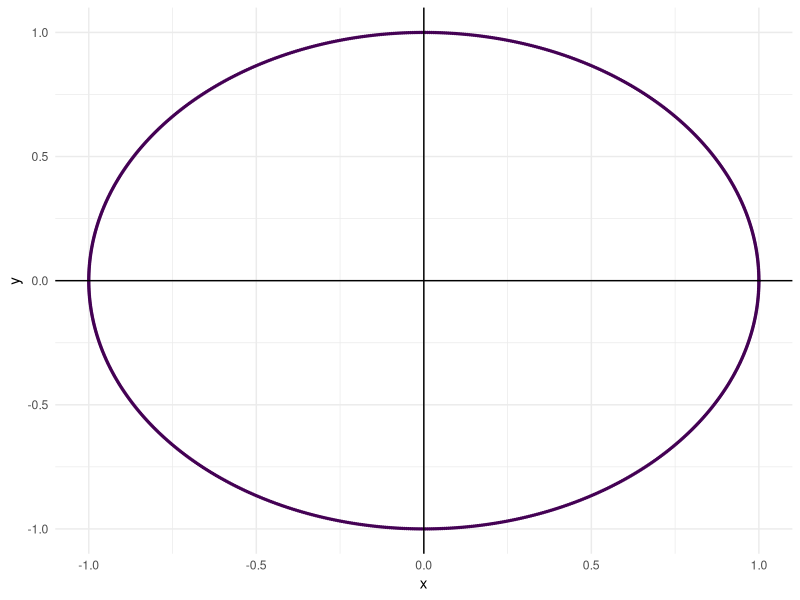
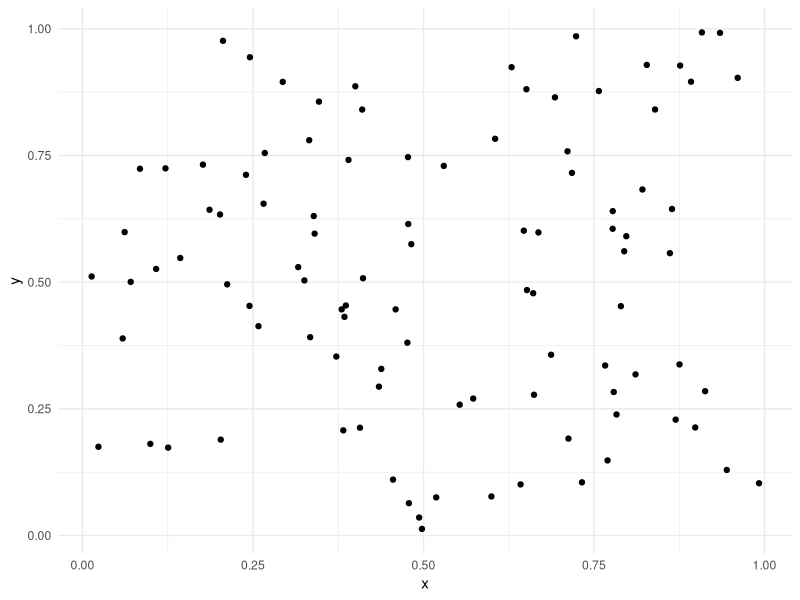
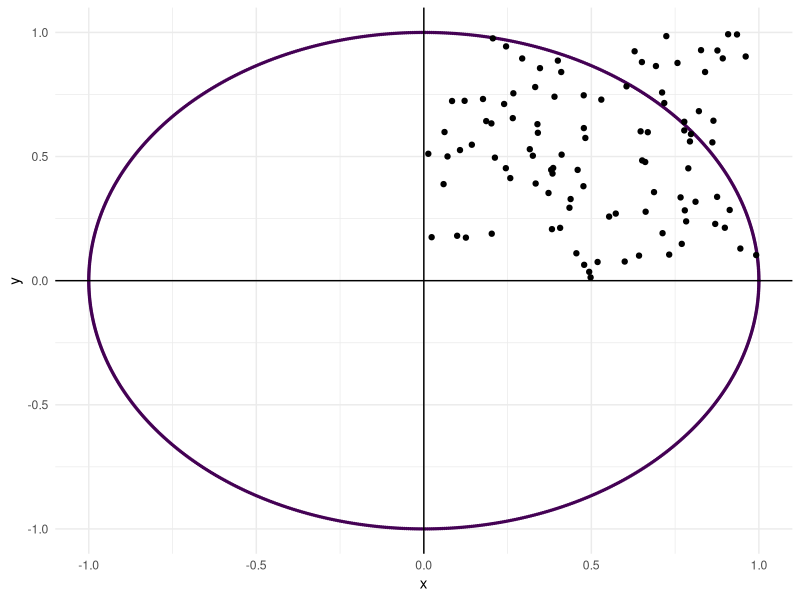
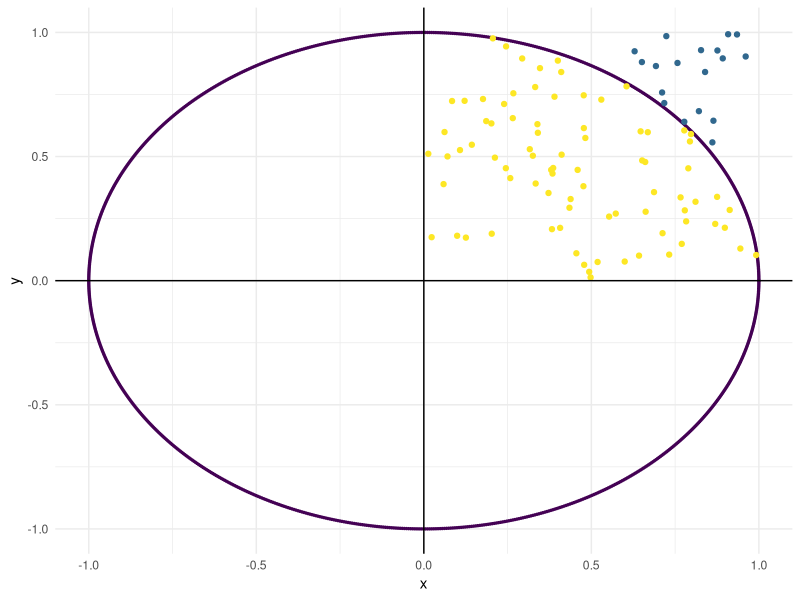
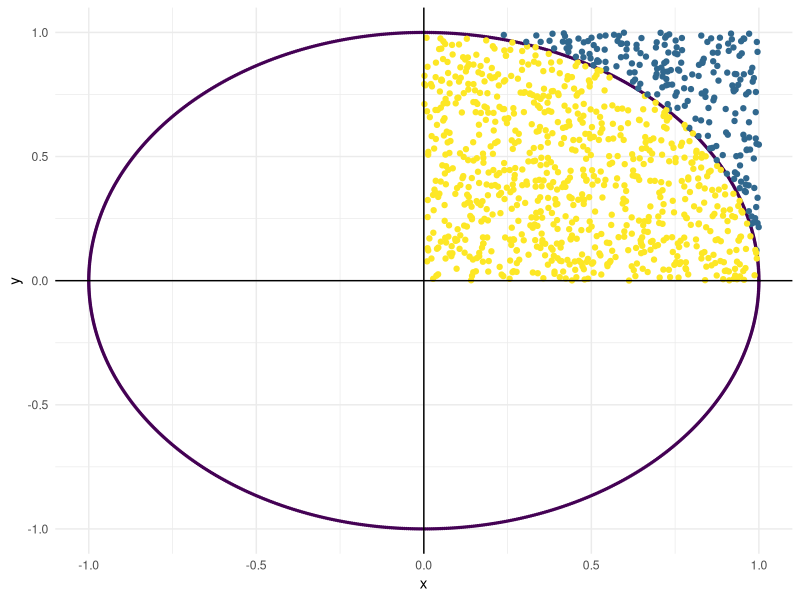

Write the R code that produced these figures, in order. (Note: this script raises an error after producing the figures.)
## ---- chunk 1
# RMarkdown
knitr::opts_chunk$set(echo = FALSE,
                      warning = FALSE,
                      message = FALSE,
                      fig.align = "center",
                      fig.width = 8.09,
                      fig.height = 5)

# Packages
library(tidyverse)
library(scales)
library(ggforce)
## ---- chunk 2
circle_coords <- function(center = c(0, 0), radius = 1, n_points = 1000) {
    centre_angle <- seq(0, 2*pi, length.out = n_points)
    x_coord <- center[1] + radius * cos(centre_angle)
    y_coord <- center[2] + radius * sin(centre_angle)
    tibble(x = x_coord, y = y_coord)
}

r_1 <- circle_coords()

r_1 %>%
  ggplot(aes(x = x, y = y)) +
  geom_point(size = 0.5, col = "#440154FF") +
  geom_vline(aes(xintercept = 0)) +
  geom_hline(aes(yintercept = 0)) +
  theme_minimal()
## ---- chunk 3
set.seed(1)
random_xy <- tibble(x = runif(100), y = runif(100)) %>%
  mutate(o_dist = sqrt(x^2 + y^2),
         in_circle = if_else(o_dist <= 1, T, F))
## ---- chunk 4
random_xy %>%
  ggplot(aes(x = x, y = y)) +
  geom_point() +
  theme_minimal()
## ---- chunk 5
r_1 %>%
  ggplot(aes(x = x, y = y)) +
  geom_point(size = 0.5, col = "#440154FF") +
  geom_point(data = random_xy, aes(x = x, y = y)) +
  geom_vline(aes(xintercept = 0)) +
  geom_hline(aes(yintercept = 0)) +
  theme_minimal()
## ---- chunk 6
r_1 %>%
  ggplot(aes(x = x, y = y)) +
  geom_point(size = 0.5, col = "#440154FF") +
  geom_point(data = random_xy, aes(x = x, y = y, col = in_circle)) +
  geom_vline(aes(xintercept = 0)) +
  geom_hline(aes(yintercept = 0)) +
  scale_color_manual(guide = "none",
                     values = c("#31688EFF", "#FDE725FF")) +
  theme_minimal()
## ---- chunk 7
prop_inside <- mean(random_xy$in_circle)
pi_estimate <- 4*prop_inside
## ---- chunk 8
set.seed(1)
random_xy <- tibble(x = runif(1000), y = runif(1000)) %>%
  mutate(o_dist = sqrt(x^2 + y^2),
         in_circle = if_else(o_dist <= 1, T, F))

r_1 %>%
  ggplot(aes(x = x, y = y)) +
  geom_point(size = 0.5, col = "#440154FF") +
  geom_point(data = random_xy, aes(x = x, y = y, col = in_circle)) +
  geom_vline(aes(xintercept = 0)) +
  geom_hline(aes(yintercept = 0)) +
  scale_color_manual(guide = "none",
                     values = c("#31688EFF", "#FDE725FF")) +
  theme_minimal()
## ---- chunk 9
prop_inside <- mean(random_xy$in_circle)
pi_estimate <- 4*prop_inside
## ---- chunk 10
R_chimedes <- function(n_points) {
  # Generate random pair of coordinates between 0 and 1
  x <- runif(n_points)
  y <- runif(n_points)
  # For each pair find distance from the origin
  o_dist <- sqrt(x^2 + y^2)
  # If o_dist <= 1, then inside or on circle
  in_or_out <- o_dist <= 1
  # Estimate pi
  4 * mean(in_or_out == TRUE)
}
## ---- chunk 11
set.seed(1)
estimates <- tibble(n_points = 10^(2:8),
                    attempt_1 = map_dbl(n_points, R_chimedes),
                    attempt_2 = map_dbl(n_points, R_chimedes),
                    attempt_3 = map_dbl(n_points, R_chimedes)) %>%
  pivot_longer(cols = -n_points, names_to = "Estimate") %>%
  mutate(pi_6dp = pi,
         archimedes_low = 3 + 10/71,
         archimedes_high = 3 + 10/70)
## ---- chunk 12
estimates %>%
  ggplot(aes(x = n_points, y = value)) +
  geom_ribbon(aes(ymin = archimedes_low, ymax = archimedes_high),
              fill = "#440154FF",
              alpha = 0.2) +
  geom_line(aes(y = pi_6dp), col = "#440154FF", lty = 2) +
  geom_point(aes(shape = Estimate, col = Estimate), size = 1.5) +
  scale_x_log10("No. of random points",
                breaks = 10^(2:8),
                labels = trans_format("log10", math_format(10^.x))) +
  scale_y_continuous("Value") +
  scale_color_manual(values = c("#31688EFF", "#35B779FF", "#FDE725FF")) +
  labs(caption = "The dashed purple line is pi to 6 dp.\nThe purple band is the range Archimedes calculated.") +
  theme_minimal() +
  theme(axis.title.y = element_text(angle = 0, vjust = 0.5))
## ---- chunk 13
estimates %>%
  ggplot(aes(x = n_points, y = value)) +
  geom_ribbon(aes(ymin = archimedes_low, ymax = archimedes_high),
              fill = "#440154FF",
              alpha = 0.2) +
  geom_line(aes(y = pi_6dp), col = "#440154FF", lty = 2) +
  geom_point(aes(shape = Estimate, col = Estimate), size = 1.5) +
  scale_x_log10("No. of random points",
                breaks = 10^(6:8),
                labels = trans_format("log10", math_format(10^.x)),
                limits = c(10^6, 10^8)) +
  scale_y_continuous("Value", limits = c(3.139, 3.145)) +
  scale_color_manual(values = c("#31688EFF", "#35B779FF", "#FDE725FF")) +
  labs(caption = "The dashed purple line is pi to 6 dp.\nThe purple band is the range Archimedes calculated.") +
  theme_minimal() +
  theme(axis.title.y = element_text(angle = 0, vjust = 0.5))
